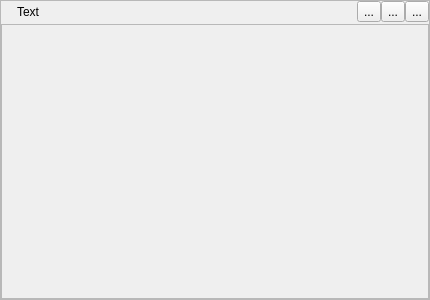
<?xml version="1.0" encoding="UTF-8"?>
<ui version="4.0">
 <class>Panel</class>
 <widget class="QFrame" name="Panel">
  <property name="geometry">
   <rect>
    <x>0</x>
    <y>0</y>
    <width>430</width>
    <height>300</height>
   </rect>
  </property>
  <property name="windowTitle">
   <string>Form</string>
  </property>
  <property name="frameShape">
   <enum>QFrame::StyledPanel</enum>
  </property>
  <layout class="QVBoxLayout" name="verticalLayout" stretch="0,1">
   <property name="spacing">
    <number>0</number>
   </property>
   <property name="leftMargin">
    <number>0</number>
   </property>
   <property name="topMargin">
    <number>0</number>
   </property>
   <property name="rightMargin">
    <number>0</number>
   </property>
   <property name="bottomMargin">
    <number>0</number>
   </property>
   <item>
    <layout class="QHBoxLayout" name="horizontalLayout" stretch="0,0,0,0,0">
     <property name="spacing">
      <number>0</number>
     </property>
     <property name="bottomMargin">
      <number>2</number>
     </property>
     <item>
      <widget class="QLabel" name="labelIcon">
       <property name="sizePolicy">
        <sizepolicy hsizetype="Fixed" vsizetype="Preferred">
         <horstretch>0</horstretch>
         <verstretch>0</verstretch>
        </sizepolicy>
       </property>
       <property name="maximumSize">
        <size>
         <width>16</width>
         <height>16777215</height>
        </size>
       </property>
       <property name="frameShape">
        <enum>QFrame::NoFrame</enum>
       </property>
       <property name="frameShadow">
        <enum>QFrame::Plain</enum>
       </property>
       <property name="text">
        <string/>
       </property>
      </widget>
     </item>
     <item>
      <widget class="QLabel" name="labelTitle">
       <property name="autoFillBackground">
        <bool>true</bool>
       </property>
       <property name="frameShape">
        <enum>QFrame::NoFrame</enum>
       </property>
       <property name="frameShadow">
        <enum>QFrame::Plain</enum>
       </property>
       <property name="text">
        <string>Text</string>
       </property>
      </widget>
     </item>
     <item>
      <widget class="QToolButton" name="btnExpand">
       <property name="toolTip">
        <string>Expands the panel</string>
       </property>
       <property name="text">
        <string>...</string>
       </property>
      </widget>
     </item>
     <item>
      <widget class="QToolButton" name="btnCollapse">
       <property name="toolTip">
        <string>Collapses the panel.</string>
       </property>
       <property name="text">
        <string>...</string>
       </property>
      </widget>
     </item>
     <item>
      <widget class="QToolButton" name="btnClose">
       <property name="toolTip">
        <string>Closes this panel</string>
       </property>
       <property name="text">
        <string>...</string>
       </property>
      </widget>
     </item>
    </layout>
   </item>
   <item>
    <widget class="QFrame" name="placeholder">
     <property name="frameShape">
      <enum>QFrame::StyledPanel</enum>
     </property>
     <property name="frameShadow">
      <enum>QFrame::Raised</enum>
     </property>
    </widget>
   </item>
  </layout>
 </widget>
 <resources>
  <include location="../images.qrc"/>
 </resources>
 <connections/>
 <slots>
  <slot>expand()</slot>
  <slot>collapse()</slot>
  <slot>closePanel()</slot>
 </slots>
</ui>
